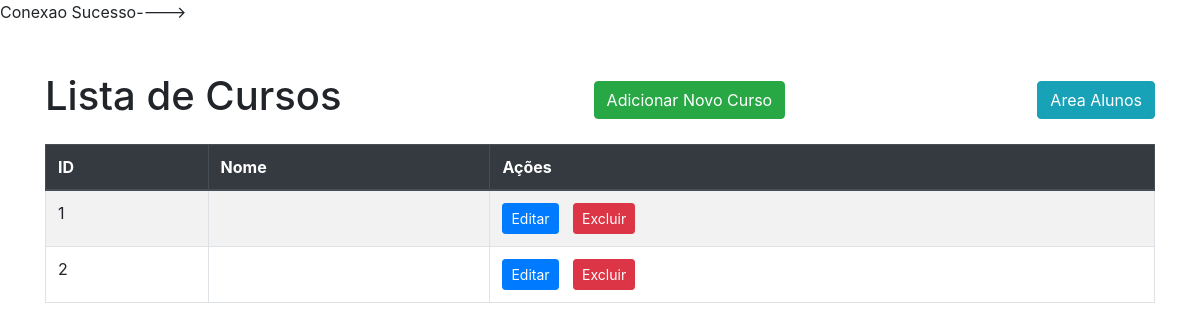
Page /public/aluno/index.php?param=curso/listar on the earlier database version.
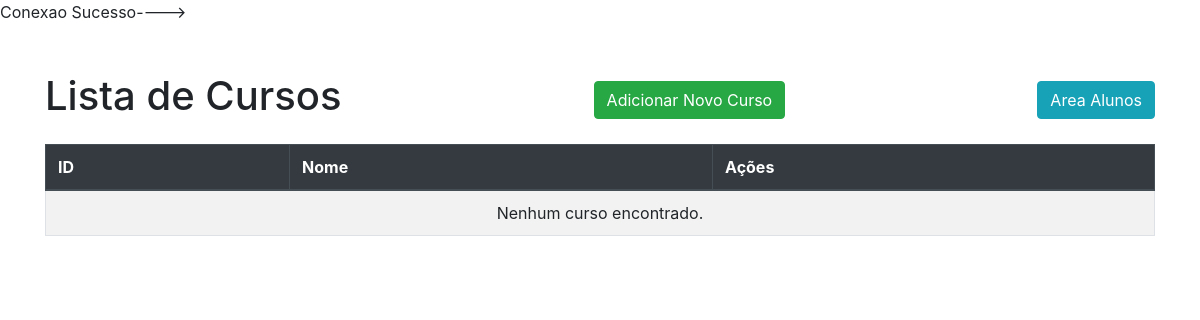
Same page on the later database version.
### tables this page shows
CREATE TABLE `cursos` (
  `id` int(10) UNSIGNED NOT NULL,
  `nome` varchar(255) NOT NULL
);

### controller/CursoController.php (called while the page is built, shortened)
<?php
class CursoController {
    private $cursoService;
    public function __construct() {
        $this->cursoService = new CursoService();
    }
    public function listar() {
        $cursos = $this->cursoService->listar();
        include 'public/curso/listar.php';
    }
}

### generic/Acao.php (called while the page is built, shortened)
<?php
class Acao{
    private $metodo;
    public function __construct($classe, $metodo){
        $this->metodo = $metodo;
    }
    public function executar(){
        $objt = new $this->classe();
        $objt->{$this->metodo}();
    }
}

### dao/mysql/CursoDAO.php (called while the page is built, shortened)
<?php
class CursoDAO implements ICursoDAO {
    public function listarTodos() {
        try {
            $singleton = MysqlSingleton::getInstance();
            $pdo = $singleton->connect();
            $sql = "SELECT id, nome FROM cursos ORDER BY nome";
            $sth = $pdo->query($sql);
            return $sth->fetchAll(PDO::FETCH_CLASS, 'model\Curso');
        } catch (PDOException $e) {
            return [];
        }
    }
}

### service/CursoService.php (called while the page is built, shortened)
<?php
class CursoService {
    private $CursoDAO;
    public function __construct() {
        $this->CursoDAO = new CursoDAO();
    }
    public function listar() {
        return $this->CursoDAO->listarTodos();
    }
}

### public/curso/Listar.php (the view, shortened to what this page needs)
<!DOCTYPE html>
<html lang="pt-br">
<head>
    <link rel="stylesheet" href="https://stackpath.bootstrapcdn.com/bootstrap/4.5.2/css/bootstrap.min.css">
</head>
<body>
    <div class="container mt-5">
        <div class="d-flex justify-content-between align-items-center mb-3">
            <h1>Lista de Cursos</h1>
            <a href="index.php?param=curso/formulario" class="btn btn-success">Adicionar Novo Curso</a>
            <a href="index.php?param=aluno/listar" class="btn btn-info">Area Alunos</a>
        </div>
        <table class="table table-bordered table-striped">
            <thead class="thead-dark">
                <tr>
                    <th>ID</th>
                    <th>Nome</th>
                    <th>Ações</th>
                </tr>
            </thead>
            <tbody>
                <?php if (empty($cursos)): ?>
                    <tr>
                        <td colspan="5" class="text-center">Nenhum curso encontrado.</td>
                    </tr>
                <?php else: ?>
                    <?php foreach ($cursos as $curso): ?>
                        <tr>
                            <td><?= htmlspecialchars($curso->id) ?></td>
                            <td><?= htmlspecialchars($curso->nome) ?></td>
                            <td class="actions">
                                <a href="index.php?param=curso/formulario&id=<?= $curso->id ?>" class="btn btn-primary btn-sm">Editar</a>
                                <a href="index.php?param=curso/excluir&id=<?= $curso->id ?>" class="btn btn-danger btn-sm" onclick="return confirm('Tem certeza?');">Excluir</a>
                            </td>
                        </tr>
                    <?php endforeach; ?>
                <?php endif; ?>
            </tbody>
        </table>
    </div>
</body>
</html>

Differences in the rows shown:
removed cursos: id "1"
removed cursos: id "2"
Other differences:
text now shown: "Nenhum curso encontrado."
